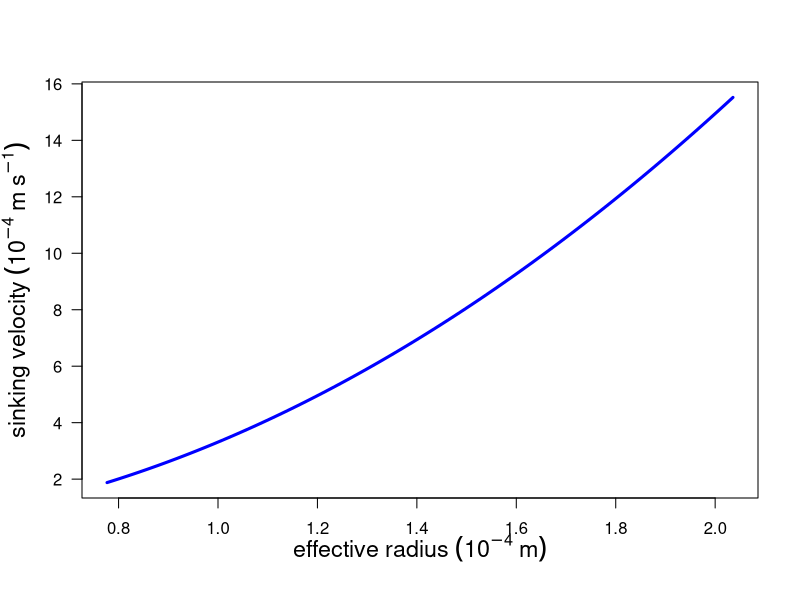

Source code (R):
setwd("C:/Users/cani/OneDrive - Australian Institute of Marine Science/Desktop/Buoyancy")

col_len = seq(0.001,0.002,1e-5)  # colony length
col_wid = seq(0.00005,0.00015,1e-6)  # colony width
alpha_vert = 2.0 / ((col_len / 2.0) ^ 2.0 - (col_wid / 2.0) ^ 2.0) ^ 0.5 *    #shape factor independent of orientation for a vertically oriented colony
            atanh(((col_len / 2.0) ^ 2.0 - (col_wid / 2.0) ^2.0) ^ 0.5 / (col_len / 2.0))

beta_vert = 2.0 * (col_len / 2.0) ^ 2.0 / ((col_len / 2.0) ^ 2.0 - (col_wid / 2.0) ^ 2.0) ^ 1.5 * #shape factor dependent on orientation for a vertically oriented colony
            (atanh(((col_len / 2.0) ^ 2.0 - (col_wid / 2.0) ^ 2.0) ^ 0.5 / (col_len / 2.0)) - 
            ((col_len / 2.0) ^ 2.0 - (col_wid / 2.0) ^ 2.0) ^ 0.5 / (col_len / 2.0))

Phi_vert = 16.0 / (3.0 * 2.0 * ((col_len / 2.0) * (col_wid / 2.0) ^ 2.0) ^ (1.0 / 3.0) * (alpha_vert + beta_vert)) #Vertically oriented form resistance

alpha_hor = 2.0 / (((col_len / 2.0) ^ 2.0 - ((col_wid / 2.0) ^ 2.0) ^ 0.5)) *  #shape factor independent of orientation for a horizontally oriented colony
            atanh(((col_len / 2.0) ^ 2.0 - (col_wid / 2.0) ^ 2.0) ^ 0.5 / (col_len / 2.0))
            
beta_hor = (col_wid / 2.0) ^ 2.0 / (((col_len / 2.0) ^ 2.0 - (col_wid / 2.0) ^ 2.0) ^ 1.5) * #shape factor dependent on orientation for a horizontally oriented colony
           ((col_len / 2.0) * ((col_len / 2.0) ^ 2.0 - (col_wid / 2.0) ^ 2.0) ^ 0.5 / ((col_wid / 2.0) ^ 2.0) * 
              atanh(((col_len / 2.0) ^ 2.0 - (col_wid / 2.0) ^ 2.0) ^ 0.5 / (col_len / 2.0)))

Phi_hor = 16.0 / (3.0 * 2.0 * (col_len / 2.0 * (col_wid / 2.0) ^ 2.0) ^ (1.0 / 3.0) * (alpha_hor + beta_hor)) #Horizontally oriented form resistance
            
Phi_total = (Phi_vert + Phi_hor) / 2

colrad_eff = (3.0 * (col_wid / 2.0) ^ 2.0 * col_len / 4.0) ^ (1.0 / 3.0)  #effective radius
sink_vel = 2 * 9.81 * colrad_eff ^ 2 *(1030-1020) / (9 * 0.001 * Phi_total) #sinking velocity

plot(colrad_eff * 10 ^ 4, sink_vel * 10 ^ 4,
     #ylab=parse(text="form~resistance~factor"),
     ylab=parse(text="sinking~velocity~(10^-4~m~s^-1)"),
     xlab=parse(text="effective~radius~(10^-4~m)"),
     #xlab = "form resistance factor",
     type="l",
     cex.lab=1.4,  # increase label font size
     lwd=3,
     #xaxt='n',
     #yaxt='n',
     mgp=c(2.4,1,.0), las=1, 
     col="blue") 


